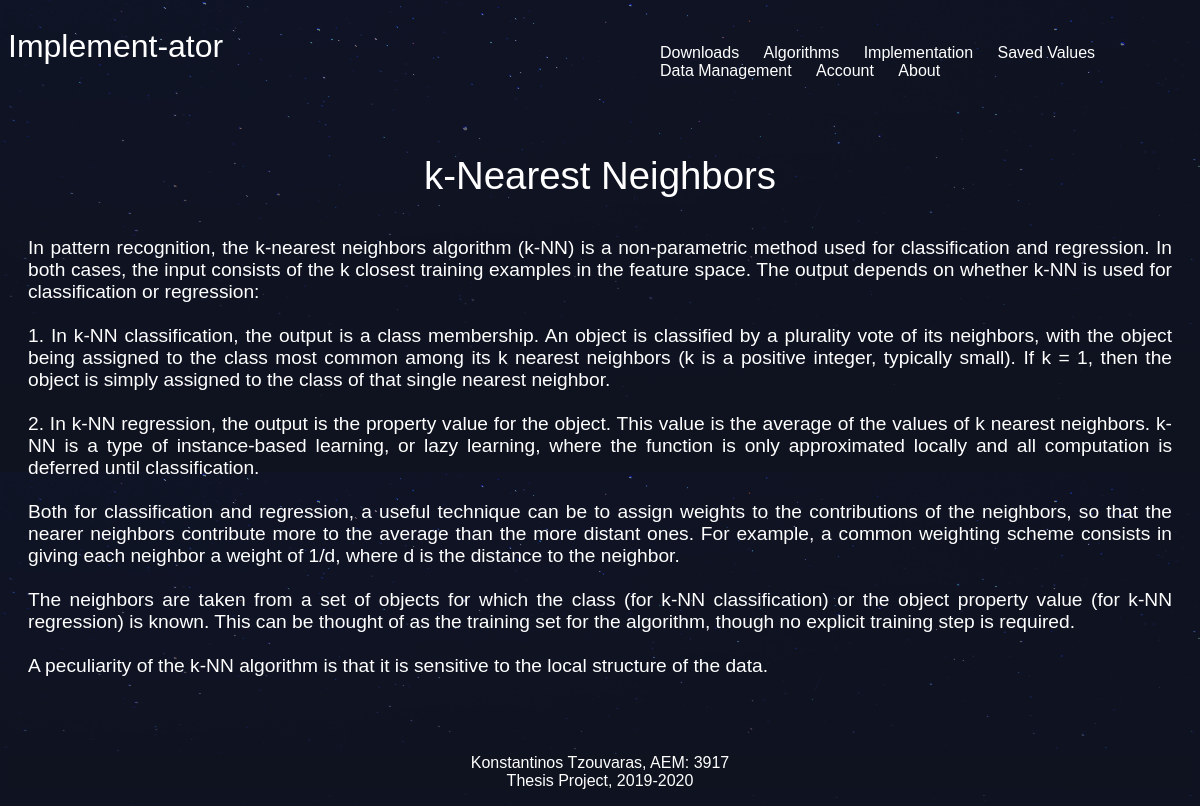
The page /algorithms/knn/ on the database its author committed.
### algorithms/models.py (models this page shows, shortened)
class Algorithm(models.Model):
    title = models.CharField(max_length=100)
    slug = models.SlugField()
    info = models.TextField()

### algorithms/views.py (the view)
# urls.py: path('<slug>/', views.algorithms_detail, name = 'detail'),
def algorithms_detail(request, slug):
    algorithm = Algorithm.objects.get(slug=slug) #Look for this algorithm in the DB and store it
    return render(request, 'algorithms/algorithms_detail.html', {'algorithm': algorithm})

### algorithms/templates/algorithms/algorithms_detail.html
{% extends 'base_layout.html' %}
{% block content %}
  <div id="algorithm_detail" class="algorithm-detail">
    <h2>{{ algorithm.title }}</h2>
    <div id="algorithm_detail_algorithm" class="algorithm">
      <p>{{ algorithm.info|safe }}</p>
    </div>
  </div>
{% endblock %}

### assets/styles.css (style rules this page uses)
body { background-color: #0f121f; background-image: url(stars.png); background-repeat-y: no-repeat; color: #fff; }
body * { font-family: "Calibri", sans-serif; }
h1, h2, h3, h4, h5 { font-weight: normal; margin: 0; }
div.wrapper p { text-align: center; margin: 1px auto; font-size: 1.2em; margin-bottom: 4em; }
#algorithm_detail h2 { text-align: center; margin: 1px auto; font-size: 2.4em; margin-bottom: 1em; margin-top: 1em; }
.algorithm { padding: 10 px; position: relative; }
#algorithm_detail_algorithm p { text-align: justify; margin-left: 20px; margin-right: 20px; }

### rows shown on the page
Algorithm: title "k-Nearest Neighbors", info "In pattern recognition, the k-nearest neighbors algorithm (k-NN) is a non-parametric method used for classification and regression. In both cases, the input consists of the k closest training examples in the feature space. The output depends on whether k-NN is used for classification or regression: 1. In k-NN classification, the output is a class membership. An object is classified by a plurality vote of its neighbors, with the object being assigned to the class most common among its k nearest neighbors (k is a positive integer, typically small). If k = 1, then the object is simply assigned to the class of that single nearest neighbor. 2. In k-NN regression, the output is the property value…"
